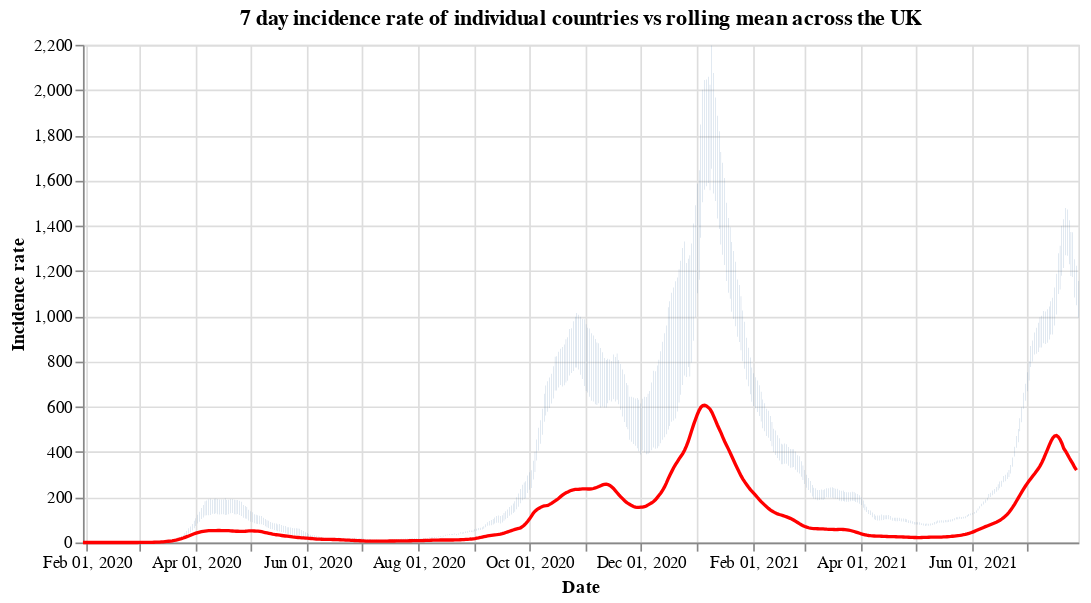

The cell this chart's notebook holds for it:
### Code cell
#collapse
countries = uk_cases['areaName'].unique()
countries.sort()

selection = alt.selection_single(
    name='Select',
    fields=['areaName'],
    init={'areaName': 'Wales'},
    bind={'areaName': alt.binding_select(options=countries)}
)

# scatter plot, modify opacity based on selection
bars = alt.Chart(uk_cases).mark_bar().add_selection(
    selection
).encode(
    x=alt.X("yearmonthdate(date):T", axis=alt.Axis(title='Date')),
    y=alt.Y("weeklyCasesRate:Q", axis=alt.Axis(title='Incidence rate')),
    tooltip='weeklyCasesRate:Q',
    opacity=alt.condition(selection, alt.value(1), alt.value(0))
).properties(title=f'7 day incidence rate of individual countries vs rolling mean across the UK', width=600)

line = alt.Chart(overview_cases).mark_line(
    color='red',
    size=2,
).transform_window(
    rolling_mean='mean(weeklyCasesRate)',
    frame=[0, 7]
).encode(
    x='yearmonthdate(date):T',
    y='rolling_mean:Q'
)

alt.layer(bars, line)

### Figure 1 — Vega-Lite specification as saved in the notebook (floating-point values rounded to 4 significant figures; data arrays with more than 128 entries replaced by an {"elided": "..."} marker saying what was removed)
{"config": {"view": {"continuousWidth": 400, "continuousHeight": 300}}, "layer": [{"data": {"name": "data-d5cca6eb8d00af47c8205f64fc2010d1"}, "mark": "bar", "encoding": {"opacity": {"condition": {"value": 1, "selection": "Select"}, "value": 0}, "tooltip": {"type": "quantitative", "field": "weeklyCasesRate"}, "x": {"type": "temporal", "axis": {"title": "Date"}, "field": "date", "timeUnit": "yearmonthdate"}, "y": {"type": "quantitative", "axis": {"title": "Incidence rate"}, "field": "weeklyCasesRate"}}, "selection": {"Select": {"type": "single", "fields": ["areaName"], "init": {"areaName": "Wales"}, "bind": {"areaName": {"input": "select", "options": ["England", "Northern Ireland", "Scotland", "Wales"]}}}}, "title": "7 day incidence rate of individual countries vs rolling mean across the UK", "width": 600}, {"data": {"name": "data-3abc7d5ccab8b2424d160a67589a2239"}, "mark": {"type": "line", "color": "red", "size": 2}, "encoding": {"x": {"type": "temporal", "field": "date", "timeUnit": "yearmonthdate"}, "y": {"type": "quantitative", "field": "rolling_mean"}}, "transform": [{"window": [{"op": "mean", "field": "weeklyCasesRate", "as": "rolling_mean"}], "frame": [0, 7]}]}], "$schema": "https://vega.github.io/schema/vega-lite/v4.8.1.json", "datasets": {"data-d5cca6eb8d00af47c8205f64fc2010d1": {"elided": "2092 records"}, "data-3abc7d5ccab8b2424d160a67589a2239": {"elided": "546 records"}}}
